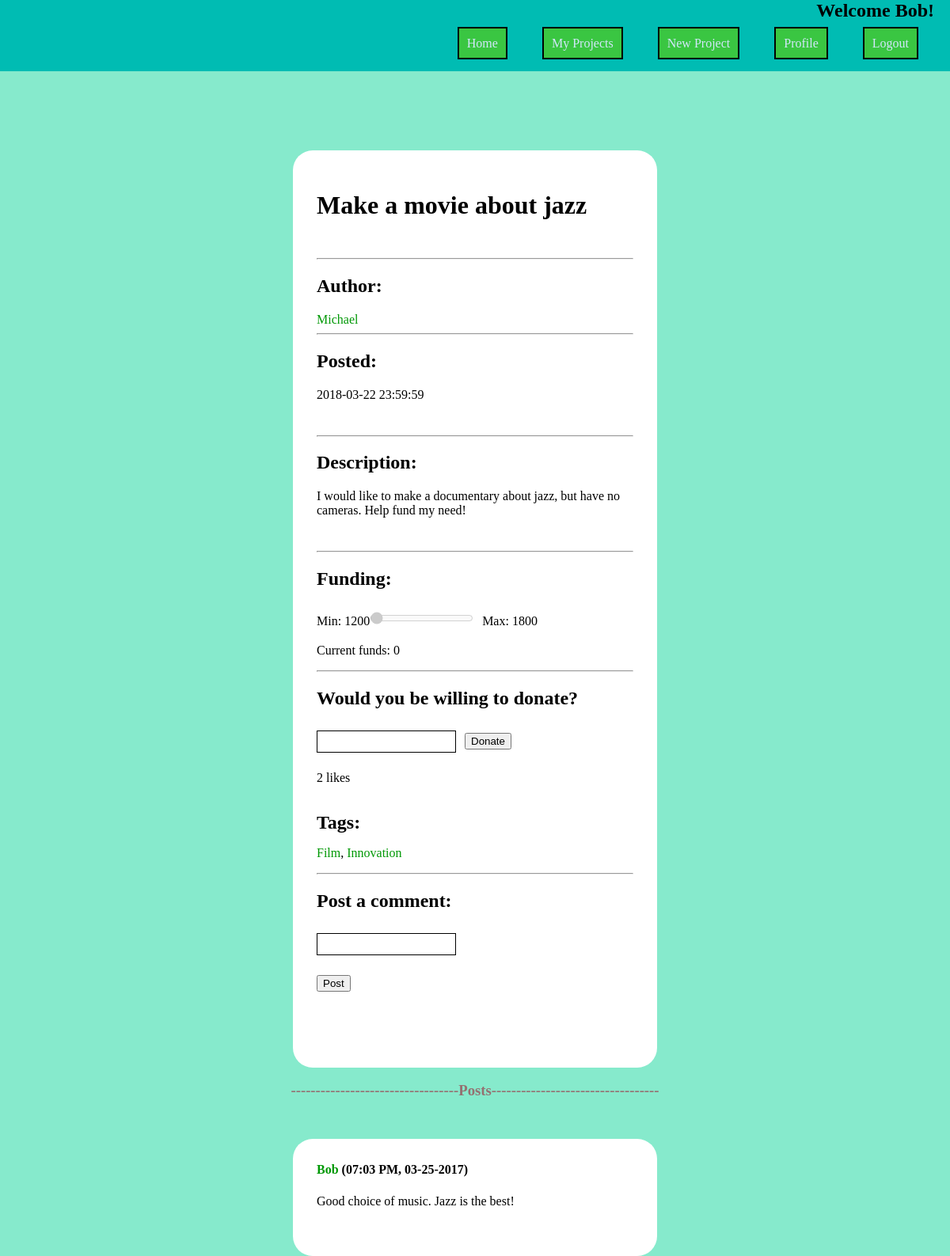
Page /?controller=pages&action=project&pid=203 (signed in) on the committed database.
### tables this page shows
CREATE TABLE Project (
  pid INTEGER NOT NULL,           --INTEGER primary keys autoincrement in SQLite3
  username VARCHAR(15) NOT NULL,
  pname VARCHAR(15) NOT NULL,
  description TEXT,
  post_time DATETIME NOT NULL,
  proj_completed BIT NOT NULL,    --if project has been completed yet
  completion_time DATETIME,       --date the project was completed
  minfunds REAL NOT NULL,
  maxfunds REAL NOT NULL,
  camp_end_time DATETIME NOT NULL,--date the campaign ends
  camp_finished BIT NOT NULL,     --if campaign is completed yet
  camp_success BIT NOT NULL,      --if the min funds were reached in time
  PRIMARY KEY (pid),
  FOREIGN KEY (username) REFERENCES User(username)
);

### index.php (called while the page is built, shortened)
<?php
    require_once('db.php');
    require_once('view/layout.php');
?>

### db.php (called while the page is built, shortened)
<?php
    class DB {
        private static $instance = null;
        private $db;
        private function __construct() {
            $dbname = $_SERVER['DOCUMENT_ROOT'].'/Flint/flint.db';
            $this->db = new PDO("sqlite:{$dbname}");
        }
        public static function getInstance() {
            if (!isset(self::$instance)) {
                self::$instance = new DB();
            }
            return self::$instance;
        }
        public function runSelect($query, $entries) {
            $db = $this->db;
            $statement = $db->prepare($query);
            if ($entries) {
                $statement->execute($entries);
            } else {
                $statement->execute();
            }
            $results = $statement->fetchAll();
            if ($results) {
                return $this->resultsToArray($results);
            } else {
                return null;
            }
        }
        public function resultsToArray($results) {
            $allitems = array();
            foreach ($results as $row) {
                $item = array();
                foreach (array_keys($row) as $key) {
                    if (gettype($key) != "integer") {
                        $item[$key] = $row[$key];
                    }
                }
                array_push($allitems, $item);
            }
            return($allitems);
        }
    }
?>

### model/project.php (called while the page is built, shortened)
<?php
    class Project {
        public function __construct($pid, $username, $pname, $description, $post_time,
                $proj_completed, $completion_time, $minfunds, $maxfunds, $camp_end_time,
                $camp_finished, $camp_success, $tags) {
            $this->pid = $pid;
            $this->username = $username;
            $this->pname = $pname;
            $this->description = $description;
            $this->post_time = $post_time;
            $this->minfunds = $minfunds;
            $this->maxfunds = $maxfunds;
            $this->camp_finished = $camp_finished;
            $this->tags = $tags;
        }
        public static function getProject($pid) {
            $db = DB::getInstance();
            $q = "SELECT * FROM Project WHERE pid=:p;";
            $entries = array(":p" => $pid);
            $results = $db->runSelect($q, $entries);
            $tags = self::getProjectTags($pid);
            if ($results) {
                $row = $results[0];
                $project = new Project(
                        $row['pid'],
                        $row['username'],
                        $row['pname'],
                        $row['description'],
                        $row['post_time'],
                        $row['proj_completed'],
                        $row['completion_time'],
                        $row['minfunds'],
                        $row['maxfunds'],
                        $row['camp_end_time'],
                        $row['camp_finished'],
                        $row['camp_success'],
                        $tags
                    );
                return $project;
            } else {
                return null;
            }
        }
        public static function getProjectTags($pid) {
            $db = DB::getInstance();
            $q = "SELECT name AS tag_name FROM Project JOIN Ptags USING(pid) "
                ."JOIN Tags USING(tid) WHERE pid=:p;";
            $e = [':p' => $pid];
            $results = $db->runSelect($q, $e);
            $tags = [];
            if ($results) {
                foreach ($results as $row) {
                    $tags[] = $row['tag_name'];
                }
            }
            return $tags;
        }
        public static function getLikes($pid) {
            $db = DB::getInstance();
            $q = "SELECT username, ltime FROM Likes WHERE pid=:p;";
            $entries = array(":p" => $pid);
            $results = $db->runSelect($q, $entries);
            if ($results) {
                $users = [];
                foreach ($results as $row) {
                    $users[$row['username']] = $row['ltime'];
                }
                return $users;
            } else {
                return null;
            }
        }
    }
?>

### model/post.php (called while the page is built, shortened)
<?php
    class Post {
        public function __construct($id, $author, $pid, $comment,
                    $ctime, $pname, $owner, $mediaNames) {
            $this->author = $author;
            $this->comment = $comment;
            $this->ctime = $ctime;
        }
        public static function getUpdates($pid) {
            $db = DB::getInstance();
            $q = "SELECT uid, username, pid, comment, ctime FROM ProjectUpdate "
                ."WHERE pid=:p ORDER BY ctime DESC;";
            $results = $db->runSelect($q, [':p' => $pid]);
            if ($results) {
                $posts = [];
                foreach ($results as $row) {
                    $mediaNames = self::getMedia($row['uid']);
                    $posts[] = new Post($row['uid'], $row['username'], $row['pid'],
                        $row['comment'], $row['ctime'], null, true, $mediaNames);
                }
                return $posts;
            } else {
                return null;
            }
        }
        public static function getComments($pid) {
            $db = DB::getInstance();
            $q = "SELECT cid, username, pid, comment, ctime FROM Comment "
                ."WHERE pid=:p ORDER BY ctime DESC;";
            $results = $db->runSelect($q, [':p' => $pid]);
            if ($results) {
                $posts = [];
                foreach ($results as $row) {
                    $posts[] = new Post($row['cid'], $row['username'], $row['pid'],
                        $row['comment'], $row['ctime'], null, true, null);
                }
                return $posts;
            } else {
                return null;
            }
        }
    }
?>

### model/donation.php (called while the page is built, shortened)
<?php
    class Donation {
        public static function getTotalDonations($pid) {
            $db = DB::getInstance();
            $q = "SELECT SUM(amount) AS total FROM Donation WHERE pid=:p GROUP BY pid;";
            $entries = array(":p" => $pid);
            $results = $db->runSelect($q, $entries);
            if ($results) {
                $row = $results[0];
                return $row['total'];
            } else {
                return null;
            }
        }
    }
?>

### view/pages/project_view.php (the view, shortened to what this page needs)
<link rel="stylesheet" href="/Flint/view/pages/css/project.css" />
<div id="container">
    <?php
        $owner = ($_SESSION['username'] == $project->username);
        if ($owner) {
            echo "<h1>Title: "
                ."<input id='title' type='text' value='".$project->pname."'>"
                ."</h1>";
        } else {
            echo "<h1>".$project->pname."</h1>";
        }
    ?>
    <br />
    <hr>
    <h2>Author:</h2>
    <a class='entry-title' href='/Flint/?controller=pages&action=user&user=<?php
            echo $project->username; ?>'><?php echo $project->username; ?></a>
    <hr>
    <h2>Posted:</h2>
    <p><?php echo $project->post_time; ?></p>
    <br />
    <hr>
    <h2>Description:</h2>
    <?php
        if ($owner) {
            echo "<textarea id='description' type='text' rows='10' cols='50'>"
                .$project->description."</textarea>";
        } else {
            echo "<p>".$project->description."</p>";
        }
    ?>
    <br />
    <hr>
    <h2>Funding:</h2>
    <p>Min: <?php echo $project->minfunds; ?><input id='donation-scale' type='range'
            min='<?php echo $project->minfunds; ?>'
            max='<?php echo $project->maxfunds; ?>'
            value='<?php echo $totalFunds ? $totalFunds : 0; ?>' disabled>
        Max: <?php echo $project->maxfunds; ?>
    </p>
    <p id='current-funds'>
        Current funds: <?php echo $totalFunds ? $totalFunds : 0; ?></p>
    <?php
    if ($project->camp_finished) {
        echo "<hr><h2>The campaign was "
            .($project->camp_success ? "" : "not ")."a success.</h2>";
    } else if ($project->username != $_SESSION['username']) {
        ?>
        <hr>
        <h2>Would you be willing to donate?</h2>
        <input type='number' name='donation' id='donation' step='1'
                title="Whole numbers" pattern="[0-9]">
        <button type='button' id='submit'
                onclick='donate(<?php echo $project->pid; ?>)'>Donate</button>
        <?php
    }
        ?>
        <?php
    echo "<p id='likes'>".count($likes)." likes</p>";
    if ($owner) {
        ?>
        <h2 style='margin: 0;'>Tags: </h2>
        <p style='margin: 0;'>(Please separate tags using commas)</p>
        <?php
        $tags = $project->tags;
        $str = "";
        for ($i = 0; $i < count($tags); $i++) {
            $str .= $tags[$i].($i+1 == count($tags) ? "" : ", ");
        }
        echo "<input type='text' id='tags-input' value='{$str}'><br />";
        echo "<button id='save' onclick='saveChanges("
                .$project->pid.")'>Save Changes</button>";
    } else {
        echo getTags($project);
    }
    if ($owner) {
        echo "<hr><h2 id='post-title'>Post an update: </h2>";
    } else {
        echo "<hr><h2 id='post-title'>Post a comment: </h2>";
    }
    ?>
    <form method="POST" id='post-form'>
    <input type='text' id='post-content' name='content'>
    </form>
    <br />
    <button type='button' id='post-button'
       onclick='post(
        <?php echo $project->pid.','.intval($owner).',"'.$_SESSION['username'].'"';
        ?>)'>Post</button>
</div>
<?php
    foreach (displayPosts($updates, $comments) as $post) {
        echo $post;
    }
    function displayPosts($updates, $comments) {
        $posts = [];
        if ($updates || $comments) {
            echo "<h3 class='divider'>
                    ----------------------------------Posts----------------------------------
                  </h3>";
        }
        if ($comments) {
            foreach ($comments as $comment) {
                $html = "
                    <div class='entry comment-post'>
                        <h4>
                            <a class='entry-title'
                                href='/Flint/?controller=pages&action=user&user="
                                . $comment->author
                                . "'>"
                                . $comment->author . "
                            </a>
                            ("
                            . date('h:i A, m-d-Y', strtotime($comment->ctime)).")
                        </h4>
                        <p>"
                        . $comment->comment . "
                        </p>
                    </div>
                ";
                $posts[] = $html;
            }
        }
        return $posts;
    }
    function getTags($project) {
        $str = "";
        if ($project->tags) {
            $str .= "<br /><h2 style='margin: 0'>Tags: </h2><p>";
            $length = count($project->tags);
            for ($i = 0; $i < $length; $i++) {
                $tag_name = $project->tags[$i];
                $end = $i+1 == $length ? "" : ", ";
                $content = "<a class='entry-title' "
                        ."href='/Flint/?controller=pages&action=tag&tag="
                        .$tag_name."'>".$tag_name."</a>";
                $str .= $content.$end;
            }
            $str .= "</p>";
        }
        return $str;
    }
?>

### view/common.css (style rules this page uses)
html { width: 100%; }
body { margin: 0; padding: 0; padding-top: 90px; display: block; background-color: rgb(134, 234, 204); }
.divider { margin-bottom: 0; padding-bottom: 0; text-align: center; color: rgb(148,113,113); }
#container { width: 400px; height: 15%; border-radius: 25px; padding: 30px 30px 80px 30px; background-color: white; margin: 100px auto 0px auto; }
#container h2 { white-space: nowrap; }
.entry { text-align: center; background-color: red; width: 400px; height: 15%; border-radius: 25px; padding: 30px 30px 60px 30px; background-color: white; margin: 50px auto 0px auto; }
.entry { text-align: left; }
.entry h4 { margin-top: 0px; }
.entry-title { text-decoration: none; color: rgb(0,152,5); }
.entry p { margin: 0; }
input { font-family: cursive; margin: 7px; display: inline-block; background-color: rgb(134, 234, 204); border: none; padding: 5px 10px; }

### view/pages/css/project.css (style rules this page uses)
input { background-color: white; border: 1px solid black; margin-left: 0px; padding-left: 0px; }
input[type="range"] { padding: 0; }

### rows in the picture
project: pname "Make a movie about jazz", username "Michael", post_time "2018-03-22 23:59:59", description "I would like to make a documentary about jazz, but have no cameras. Help fund my need!", minfunds "1200", maxfunds "1800"

### other values in the picture
$_SESSION['username'] "Bob"
count($likes) "2"
$tag_name "Film Innovation"
$comment->author "Bob"
date('h:i A, m-d-Y', strtotime($comment->ctime)) "07:03 PM, 03-25-2017"
$comment->comment "Good choice of music. Jazz is the best!"
